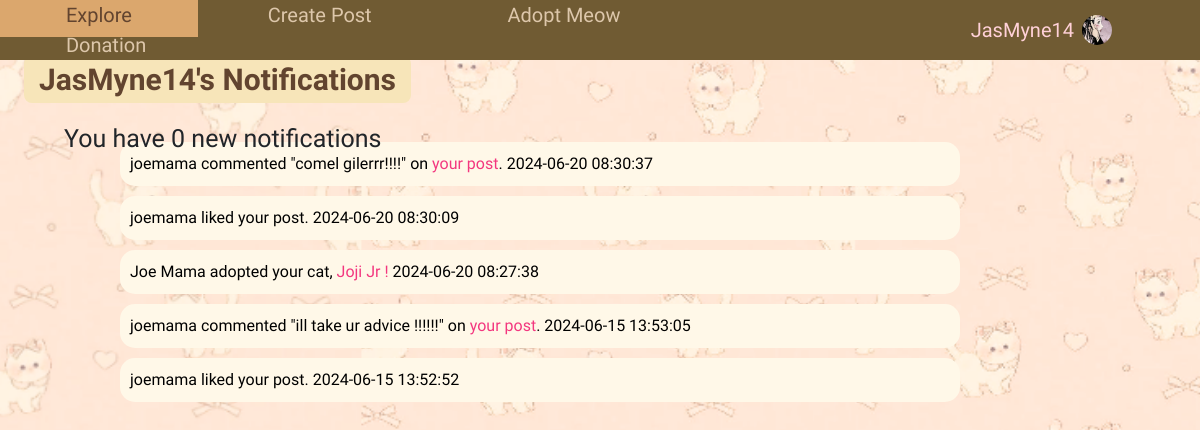
The app's page /notification (signed in) with its own data.
### home/models.py (models this page shows, shortened)
class User(db.Model, UserMixin):
    id = db.Column(db.Integer, primary_key=True)
    fullname = db.Column(db.String(120), unique=True, nullable=False)
    email = db.Column(db.String(20), unique=True, nullable=False)
    username = db.Column(db.String(120), unique=True, nullable=False)
    password1 = db.Column(db.String(255), nullable=False)
    password2 = db.Column(db.String(255), nullable=False)
    state = db.Column(db.String(120), nullable=False)
    phonenumber = db.Column(db.String(20), unique=True, nullable=False)
    profile_pic = db.Column(db.String(255), nullable=True)
    unread_notification_count = db.Column(db.Integer, default=0)
    posts = db.relationship('Post', backref='author', lazy=True)
    comments = db.relationship('Comment', backref='author', lazy=True)
    likes = db.relationship('Like', backref='author', lazy=True)
    cats = db.relationship('Cat', backref='owner', lazy=True)
    adoption_notification = db.relationship('AdoptionNotification', backref='cat', lazy=True)

class Comment(db.Model):
    id = db.Column(db.Integer, primary_key = True)
    text = db.Column(db.String(200), nullable=False)
    date = db.Column(db.DateTime(timezone=True), nullable=False, default=datetime.utcnow)
    user_id = db.Column(db.Integer, db.ForeignKey('user.id', ondelete='CASCADE'), nullable=False)
    post_id = db.Column(db.Integer, db.ForeignKey('post.id'), nullable=False)

class Notification(db.Model):
    id = db.Column(db.Integer, primary_key=True)
    user_id = db.Column(db.Integer, db.ForeignKey('user.id', ondelete='CASCADE'), nullable=False)
    post_id = db.Column(db.Integer, db.ForeignKey('post.id'), nullable=False)
    notification_type = db.Column(db.String(20),nullable=False)
    recent_notification_count = db.Column(db.Integer, default=0)
    date = db.Column(db.DateTime, default=datetime.utcnow)
    read = db.Column(db.Boolean, default=False)
    comment_id = db.Column(db.Integer, db.ForeignKey('comment.id'))
    like_id = db.Column(db.Integer, db.ForeignKey('like.id'))
    comments = db.relationship('Comment', backref='notification', lazy=True)
    likes = db.relationship('Like', backref='notification', lazy=True)
    posts = db.relationship('Post', backref='notification', lazy=True)

class AdoptionNotification(db.Model):
    id = db.Column(db.Integer, primary_key=True)
    cat_id = db.Column(db.Integer, db.ForeignKey('cat.id', ondelete='CASCADE'), nullable=False)
    user_id = db.Column(db.Integer, db.ForeignKey('user.id', ondelete='CASCADE'), nullable=False)
    adopter_id = db.Column(db.Integer, nullable=False)
    notification_type = db.Column(db.String(20),nullable=False)
    date = db.Column(db.DateTime, default=datetime.utcnow)
    read = db.Column(db.Boolean, default=False)
    recent_notification_count = db.Column(db.Integer, default=0)
    adopted_cat = db.relationship('Cat', backref='adoption_notifications', lazy=True)

class Cat(db.Model):
    id = db.Column(db.Integer, primary_key=True)
    cat_name = db.Column(db.String(100), nullable=False)
    cat_photo = db.Column(db.String(255), nullable=True)
    cat_age = db.Column(db.Integer, nullable=False)
    cat_breed = db.Column(db.String(100), nullable=False)
    cat_gender = db.Column(db.String(10), nullable=False)
    cat_neutered = db.Column(db.String(10), nullable=False)
    cat_vaccine = db.Column(db.String(10), nullable=False)
    cat_special_needs = db.Column(db.String(100), nullable=False)
    cat_about_me = db.Column(db.String(200), nullable=False)
    user_id = db.Column(db.Integer, db.ForeignKey('user.id'), nullable=False)
    available_for_adoption = db.Column(db.Boolean, default=False)
    date_put_for_adoption = db.Column(db.DateTime, nullable=True)

### home/views.py (the view)
@views.route("/notification")
@login_required
def display_noti():
    user_id = current_user.id
    notifications = [] #gather notifications as a list
    like_comment_notifications = Notification.query.filter(
        (exists().where((Post.id == Notification.post_id) & (Post.user_id == user_id))) &
        ((Notification.notification_type == 'like') | (Notification.notification_type == 'comment'))).order_by(Notification.date.desc()).all()
    notifications.extend(like_comment_notifications)
    adoption_notifications = AdoptionNotification.query.filter_by(user_id=user_id).all()
    notifications.extend(adoption_notifications)
    notifications.sort(key=lambda x: x.date, reverse=True)
    for notification in notifications:
        utc_timestamp = notification.date
        local_timezone = pytz.timezone(app.config['TIMEZONE'])
        local_timestamp = utc_timestamp.astimezone(local_timezone)
        notification.date = local_timestamp
        if not notification.read:
            notification.read=True
    db.session.commit()
    comment_ids = [n.comment_id for n in notifications if hasattr(n, 'comment_id') and n.comment_id is not None]
    comments = Comment.query.filter(Comment.id.in_(comment_ids)).all()
    post_ids = [n.post_id for n in notifications if hasattr(n, 'post_id') and n.post_id is not None]
    posts = Post.query.filter(Post.id.in_(post_ids)).all()
    profile_pic= url_for('static', filename='default.jpg')
    if current_user.is_authenticated and current_user.profile_pic is not None:
        profile_pic = url_for('static', filename='profile_pics/' + current_user.profile_pic)
    unread_notification_count = sum(1 for notification in notifications if not notification.read)
    cats = {}
    for notification in adoption_notifications:
        cat = Cat.query.get(notification.cat_id)
        if cat:
            cats[notification.id] = cat
    adopter_names = {}
    for notification in adoption_notifications:
        adopter = User.query.get(notification.adopter_id)
        if adopter:
            adopter_names[notification.id] = adopter.fullname
    return render_template('notification.html', notifications=notifications, unread_notification_count=unread_notification_count, profile_pic=profile_pic, user_id=user_id, comments=comments, posts=posts, cats=cats, adopter_names=adopter_names)

### home/templates/notification.html (shortened to what this page needs)
<!DOCTYPE html>
<html>
<head>
  <link rel="stylesheet" href="https://maxcdn.bootstrapcdn.com/bootstrap/4.0.0/css/bootstrap.min.css">
  <link rel='stylesheet' type='text/css' media='screen' href="{{url_for('static',filename='main.css')}}">
  <div class="navigation">
    <div class="topnav">
      <a href="/mainpage">Explore</a>
      <a href="/createpost">Create Post</a>
      <a href="/adoptmeow">Adopt Meow</a>
      <a href="/donation">Donation</a>
    </div>
    <div class="dropdown">
      <button class="dropbtn">
        {{ current_user.username }}
        <img src="{{ profile_pic }}" class="profilepic">
      </button>
    </div>
  </div>
</head>
<body class="notipage">
    <div class="notifications">
        <p class="profileheader">{{current_user.username}}'s Notifications</p>
        <p class="username">You have {{ current_user.unread_notification_count }} new notifications</p>    <br />
        <article class="noti-body">
        <ul class="noti-content">
            {% for notification in notifications %}
                {% if notification.notification_type == 'like' %}
                    {% if notification.likes%}
                        <p class="like-noti">{{ notification.likes.author.username }} liked your post. {{ notification.date.strftime('%Y-%m-%d %H:%M:%S')}}</p>
                    {% endif %}
                {% elif notification.notification_type == 'comment' %}
                    {% for comment in comments %}
                        {% if comment.id == notification.comment_id %}
                            <p class="comment-noti">{{ comment.author.username }} commented "{{ comment.text }}" on <a class="noti-post" href="{{ url_for('views.post', post_id=notification.post_id) }}">your post</a>. {{ notification.date.strftime('%Y-%m-%d %H:%M:%S')}}</p>
                        {% endif %}
                    {% endfor %}
                {% elif notification.notification_type == 'adoption' %}
                    <p class="adoption-noti">
                        {{ adopter_names[notification.id] }} adopted your cat, <a class="noti-post" href="{{ url_for('views.catprofile', cat_id=notification.cat_id) }}">{{ cats[notification.id].cat_name }}!</a>
                        {{ notification.date.strftime('%Y-%m-%d %H:%M:%S')}}
                    </p>
                {% endif %}
            {% endfor %}
        </ul>
        </article>
    </div>
</body>
</html>

### home/static/main.css (style rules this page uses)
body { margin: 0; padding: 0; overflow-x: hidden; background-color: #ffdc9c; margin-top: 9%; font-family: 'Short Stack'; }
.navigation { display: flex; justify-content: space-between; align-items: center; padding: 0px; position: fixed; top: 0px; width: 100%; background-color: #705b33; z-index: 1; width: 100%; }
.topnav { background-color: #705b33; flex-grow: 1; color: #f9e4c5; }
.topnav a { text-align: center; padding: 10px 7.4%; text-decoration: none; font-size: 20px; color:#ddc7ab; }
.topnav::after { content: ""; display: table; clear: both; }
.dropdown { position: relative; background-color: #705b33; }
.dropbtn { display: flex; align-items: center; background-color: #705b33; color: rgb(255, 209, 216); padding: 2.1% 80px; font-size: 20px; border: none; cursor: pointer; text-decoration: none; }
.profileheader { color: #62442f; font-size: 30px; padding: 1px 15px; position: absolute; z-index: 0; top: 7%; left: 2%; font-weight: bold; background-color: #f7e5b9; border-radius: 8px; }
.username { padding-left: 2%; font-size: 25px; top: 15%; position: absolute; }
.profilepic { width: 30px; height: 30px; border-radius: 50%; margin-right: 8px; margin-left: 8px; }
.notipage { background-image: url('photos/catbg8.png'); background-size: cover; background-position: center; background-attachment: fixed; }
.notifications { margin: 35px 40px; }
a.noti-post { color: rgb(243, 55, 127); text-decoration: none; }
.noti-content p { color: black; margin: 10px 40px; margin-right: 200px; background-color: #fff8e8; border-radius: 15px; padding: 10px; }

### records on screen
User: username "JasMyne14", unread_notification_count "0"
Notification: date "2024-06-20 08:30:37"
Comment: author.username "joemama", text "comel gilerrr!!!!"
Notification: likes.author.username "joemama", date "2024-06-20 08:30:09"
AdoptionNotification: date "2024-06-20 08:27:38"
User: fullname "Joe Mama"
Cat: cat_name "Joji Jr"
Notification: date "2024-06-15 13:53:05"
Comment: author.username "joemama", text "ill take ur advice !!!!!!"
Notification: likes.author.username "joemama", date "2024-06-15 13:52:52"
